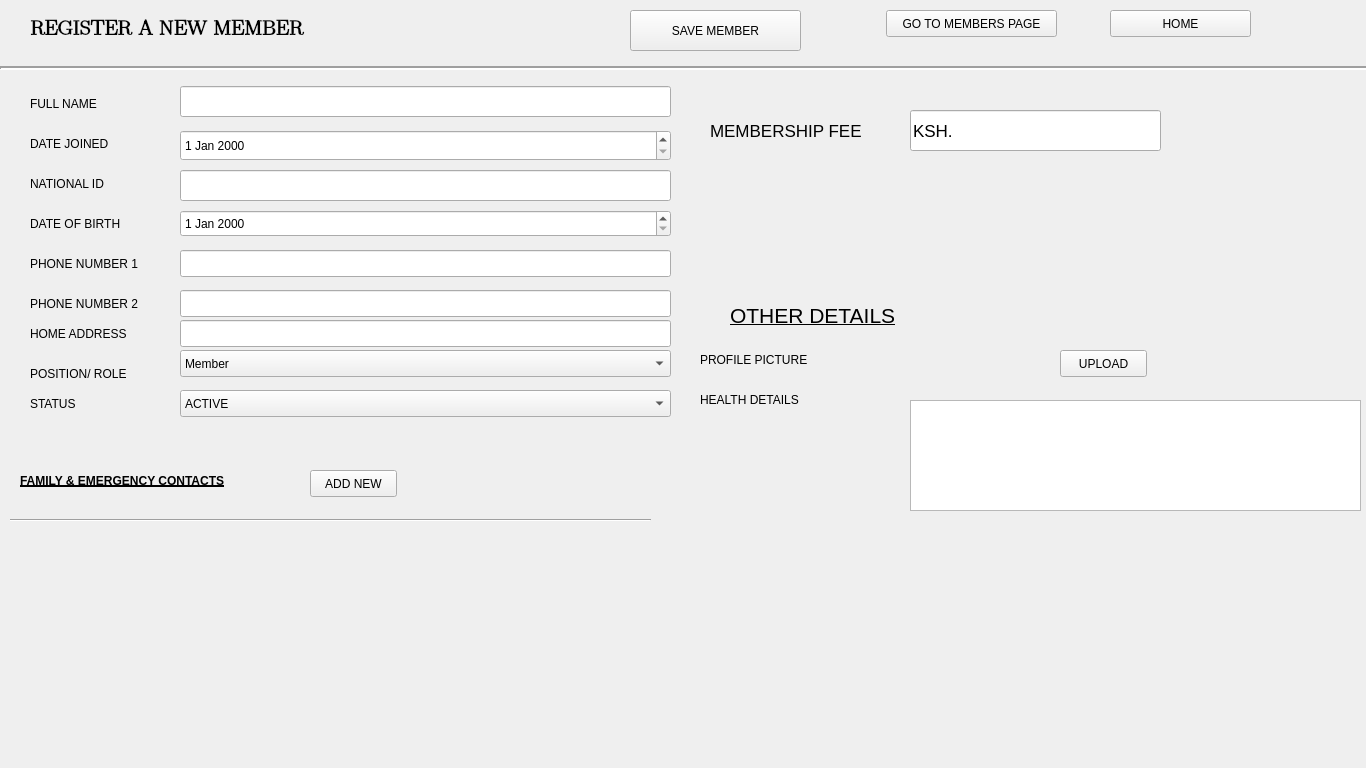
<?xml version="1.0" encoding="UTF-8"?>
<ui version="4.0">
 <class>Form</class>
 <widget class="QWidget" name="Form">
  <property name="geometry">
   <rect>
    <x>0</x>
    <y>0</y>
    <width>1366</width>
    <height>768</height>
   </rect>
  </property>
  <property name="windowTitle">
   <string>REGISTER NEW</string>
  </property>
  <widget class="QPushButton" name="go_to_members">
   <property name="geometry">
    <rect>
     <x>886</x>
     <y>10</y>
     <width>171</width>
     <height>27</height>
    </rect>
   </property>
   <property name="text">
    <string>GO TO MEMBERS PAGE</string>
   </property>
  </widget>
  <widget class="QLabel" name="label_9">
   <property name="geometry">
    <rect>
     <x>700</x>
     <y>350</y>
     <width>131</width>
     <height>19</height>
    </rect>
   </property>
   <property name="text">
    <string>PROFILE PICTURE</string>
   </property>
  </widget>
  <widget class="QLabel" name="label_8">
   <property name="geometry">
    <rect>
     <x>730</x>
     <y>300</y>
     <width>191</width>
     <height>31</height>
    </rect>
   </property>
   <property name="font">
    <font>
     <pointsize>16</pointsize>
     <underline>true</underline>
    </font>
   </property>
   <property name="text">
    <string>OTHER DETAILS</string>
   </property>
  </widget>
  <widget class="QPushButton" name="add_new_btn">
   <property name="geometry">
    <rect>
     <x>310</x>
     <y>470</y>
     <width>87</width>
     <height>27</height>
    </rect>
   </property>
   <property name="text">
    <string>ADD NEW</string>
   </property>
  </widget>
  <widget class="QTextEdit" name="health_details_box">
   <property name="geometry">
    <rect>
     <x>910</x>
     <y>400</y>
     <width>451</width>
     <height>111</height>
    </rect>
   </property>
  </widget>
  <widget class="QLabel" name="label">
   <property name="geometry">
    <rect>
     <x>30</x>
     <y>0</y>
     <width>481</width>
     <height>51</height>
    </rect>
   </property>
   <property name="font">
    <font>
     <family>LM Roman 17</family>
     <pointsize>16</pointsize>
     <weight>75</weight>
     <bold>true</bold>
    </font>
   </property>
   <property name="text">
    <string>REGISTER A NEW MEMBER</string>
   </property>
  </widget>
  <widget class="QPushButton" name="save_member">
   <property name="geometry">
    <rect>
     <x>630</x>
     <y>10</y>
     <width>171</width>
     <height>41</height>
    </rect>
   </property>
   <property name="text">
    <string>SAVE MEMBER</string>
   </property>
  </widget>
  <widget class="QPushButton" name="upload_button">
   <property name="geometry">
    <rect>
     <x>1060</x>
     <y>350</y>
     <width>87</width>
     <height>27</height>
    </rect>
   </property>
   <property name="text">
    <string>UPLOAD</string>
   </property>
  </widget>
  <widget class="Line" name="line_2">
   <property name="geometry">
    <rect>
     <x>10</x>
     <y>510</y>
     <width>641</width>
     <height>20</height>
    </rect>
   </property>
   <property name="orientation">
    <enum>Qt::Horizontal</enum>
   </property>
  </widget>
  <widget class="QLabel" name="label_2">
   <property name="geometry">
    <rect>
     <x>20</x>
     <y>460</y>
     <width>261</width>
     <height>41</height>
    </rect>
   </property>
   <property name="font">
    <font>
     <weight>75</weight>
     <bold>true</bold>
     <underline>true</underline>
    </font>
   </property>
   <property name="text">
    <string>FAMILY &amp; EMERGENCY CONTACTS</string>
   </property>
  </widget>
  <widget class="Line" name="line">
   <property name="geometry">
    <rect>
     <x>0</x>
     <y>60</y>
     <width>1371</width>
     <height>16</height>
    </rect>
   </property>
   <property name="font">
    <font>
     <family>Cantarell</family>
    </font>
   </property>
   <property name="lineWidth">
    <number>2</number>
   </property>
   <property name="orientation">
    <enum>Qt::Horizontal</enum>
   </property>
  </widget>
  <widget class="QLabel" name="label_10">
   <property name="geometry">
    <rect>
     <x>700</x>
     <y>390</y>
     <width>131</width>
     <height>20</height>
    </rect>
   </property>
   <property name="text">
    <string>HEALTH DETAILS</string>
   </property>
  </widget>
  <widget class="QPushButton" name="home_btn">
   <property name="geometry">
    <rect>
     <x>1110</x>
     <y>10</y>
     <width>141</width>
     <height>27</height>
    </rect>
   </property>
   <property name="text">
    <string>HOME</string>
   </property>
  </widget>
  <widget class="QDateEdit" name="dATEJOINEDDateEdit">
   <property name="geometry">
    <rect>
     <x>180</x>
     <y>130</y>
     <width>491</width>
     <height>31</height>
    </rect>
   </property>
  </widget>
  <widget class="QComboBox" name="sTATUSComboBox">
   <property name="geometry">
    <rect>
     <x>180</x>
     <y>390</y>
     <width>491</width>
     <height>27</height>
    </rect>
   </property>
   <item>
    <property name="text">
     <string>ACTIVE</string>
    </property>
   </item>
   <item>
    <property name="text">
     <string>INACTIVE</string>
    </property>
   </item>
  </widget>
  <widget class="QDateEdit" name="dATEOFBIRTHDateEdit">
   <property name="geometry">
    <rect>
     <x>180</x>
     <y>210</y>
     <width>491</width>
     <height>27</height>
    </rect>
   </property>
  </widget>
  <widget class="QLabel" name="pOSITIONROLELabel">
   <property name="geometry">
    <rect>
     <x>30</x>
     <y>360</y>
     <width>114</width>
     <height>27</height>
    </rect>
   </property>
   <property name="text">
    <string>POSITION/ ROLE</string>
   </property>
  </widget>
  <widget class="QLabel" name="fULLNAMELabel">
   <property name="geometry">
    <rect>
     <x>30</x>
     <y>90</y>
     <width>80</width>
     <height>27</height>
    </rect>
   </property>
   <property name="text">
    <string>FULL NAME</string>
   </property>
  </widget>
  <widget class="QLabel" name="sTATUSLabel">
   <property name="geometry">
    <rect>
     <x>30</x>
     <y>390</y>
     <width>53</width>
     <height>27</height>
    </rect>
   </property>
   <property name="text">
    <string>STATUS</string>
   </property>
  </widget>
  <widget class="QLabel" name="nATIONALIDLabel">
   <property name="geometry">
    <rect>
     <x>30</x>
     <y>170</y>
     <width>91</width>
     <height>27</height>
    </rect>
   </property>
   <property name="text">
    <string>NATIONAL ID</string>
   </property>
  </widget>
  <widget class="QLineEdit" name="fULLNAMELineEdit">
   <property name="geometry">
    <rect>
     <x>180</x>
     <y>86</y>
     <width>491</width>
     <height>31</height>
    </rect>
   </property>
  </widget>
  <widget class="QComboBox" name="pOSITIONROLEComboBox">
   <property name="geometry">
    <rect>
     <x>180</x>
     <y>350</y>
     <width>491</width>
     <height>27</height>
    </rect>
   </property>
   <item>
    <property name="text">
     <string>Member</string>
    </property>
   </item>
   <item>
    <property name="text">
     <string>Admin</string>
    </property>
   </item>
   <item>
    <property name="text">
     <string>Secretary</string>
    </property>
   </item>
   <item>
    <property name="text">
     <string>Treasurer</string>
    </property>
   </item>
  </widget>
  <widget class="QLineEdit" name="pHONENUMBER1LineEdit">
   <property name="geometry">
    <rect>
     <x>180</x>
     <y>250</y>
     <width>491</width>
     <height>27</height>
    </rect>
   </property>
  </widget>
  <widget class="QLineEdit" name="nATIONALIDLineEdit">
   <property name="geometry">
    <rect>
     <x>180</x>
     <y>170</y>
     <width>491</width>
     <height>31</height>
    </rect>
   </property>
  </widget>
  <widget class="QLabel" name="pHONENUMBER1Label">
   <property name="geometry">
    <rect>
     <x>30</x>
     <y>250</y>
     <width>126</width>
     <height>27</height>
    </rect>
   </property>
   <property name="text">
    <string>PHONE NUMBER 1</string>
   </property>
  </widget>
  <widget class="QLineEdit" name="hOMEADDRESSLineEdit">
   <property name="geometry">
    <rect>
     <x>180</x>
     <y>320</y>
     <width>491</width>
     <height>27</height>
    </rect>
   </property>
  </widget>
  <widget class="QLabel" name="pHONENUMBER2Label">
   <property name="geometry">
    <rect>
     <x>30</x>
     <y>290</y>
     <width>128</width>
     <height>27</height>
    </rect>
   </property>
   <property name="text">
    <string>PHONE NUMBER 2</string>
   </property>
  </widget>
  <widget class="QLabel" name="dATEJOINEDLabel">
   <property name="geometry">
    <rect>
     <x>30</x>
     <y>130</y>
     <width>93</width>
     <height>27</height>
    </rect>
   </property>
   <property name="text">
    <string>DATE JOINED</string>
   </property>
  </widget>
  <widget class="QLineEdit" name="pHONENUMBER2LineEdit">
   <property name="geometry">
    <rect>
     <x>180</x>
     <y>290</y>
     <width>491</width>
     <height>27</height>
    </rect>
   </property>
  </widget>
  <widget class="QLabel" name="hOMEADDRESSLabel">
   <property name="geometry">
    <rect>
     <x>30</x>
     <y>320</y>
     <width>113</width>
     <height>27</height>
    </rect>
   </property>
   <property name="text">
    <string>HOME ADDRESS</string>
   </property>
  </widget>
  <widget class="QLabel" name="dATEOFBIRTHLabel">
   <property name="geometry">
    <rect>
     <x>30</x>
     <y>210</y>
     <width>106</width>
     <height>27</height>
    </rect>
   </property>
   <property name="text">
    <string>DATE OF BIRTH</string>
   </property>
  </widget>
  <widget class="QLabel" name="label_3">
   <property name="geometry">
    <rect>
     <x>710</x>
     <y>110</y>
     <width>151</width>
     <height>41</height>
    </rect>
   </property>
   <property name="font">
    <font>
     <pointsize>13</pointsize>
    </font>
   </property>
   <property name="text">
    <string>MEMBERSHIP FEE</string>
   </property>
  </widget>
  <widget class="QLineEdit" name="membership_fee">
   <property name="geometry">
    <rect>
     <x>910</x>
     <y>110</y>
     <width>251</width>
     <height>41</height>
    </rect>
   </property>
   <property name="font">
    <font>
     <pointsize>13</pointsize>
    </font>
   </property>
   <property name="text">
    <string>KSH. </string>
   </property>
  </widget>
  <widget class="QWidget" name="formLayoutWidget">
   <property name="geometry">
    <rect>
     <x>10</x>
     <y>530</y>
     <width>671</width>
     <height>211</height>
    </rect>
   </property>
   <layout class="QFormLayout" name="family_form"/>
  </widget>
 </widget>
 <resources/>
 <connections/>
</ui>
